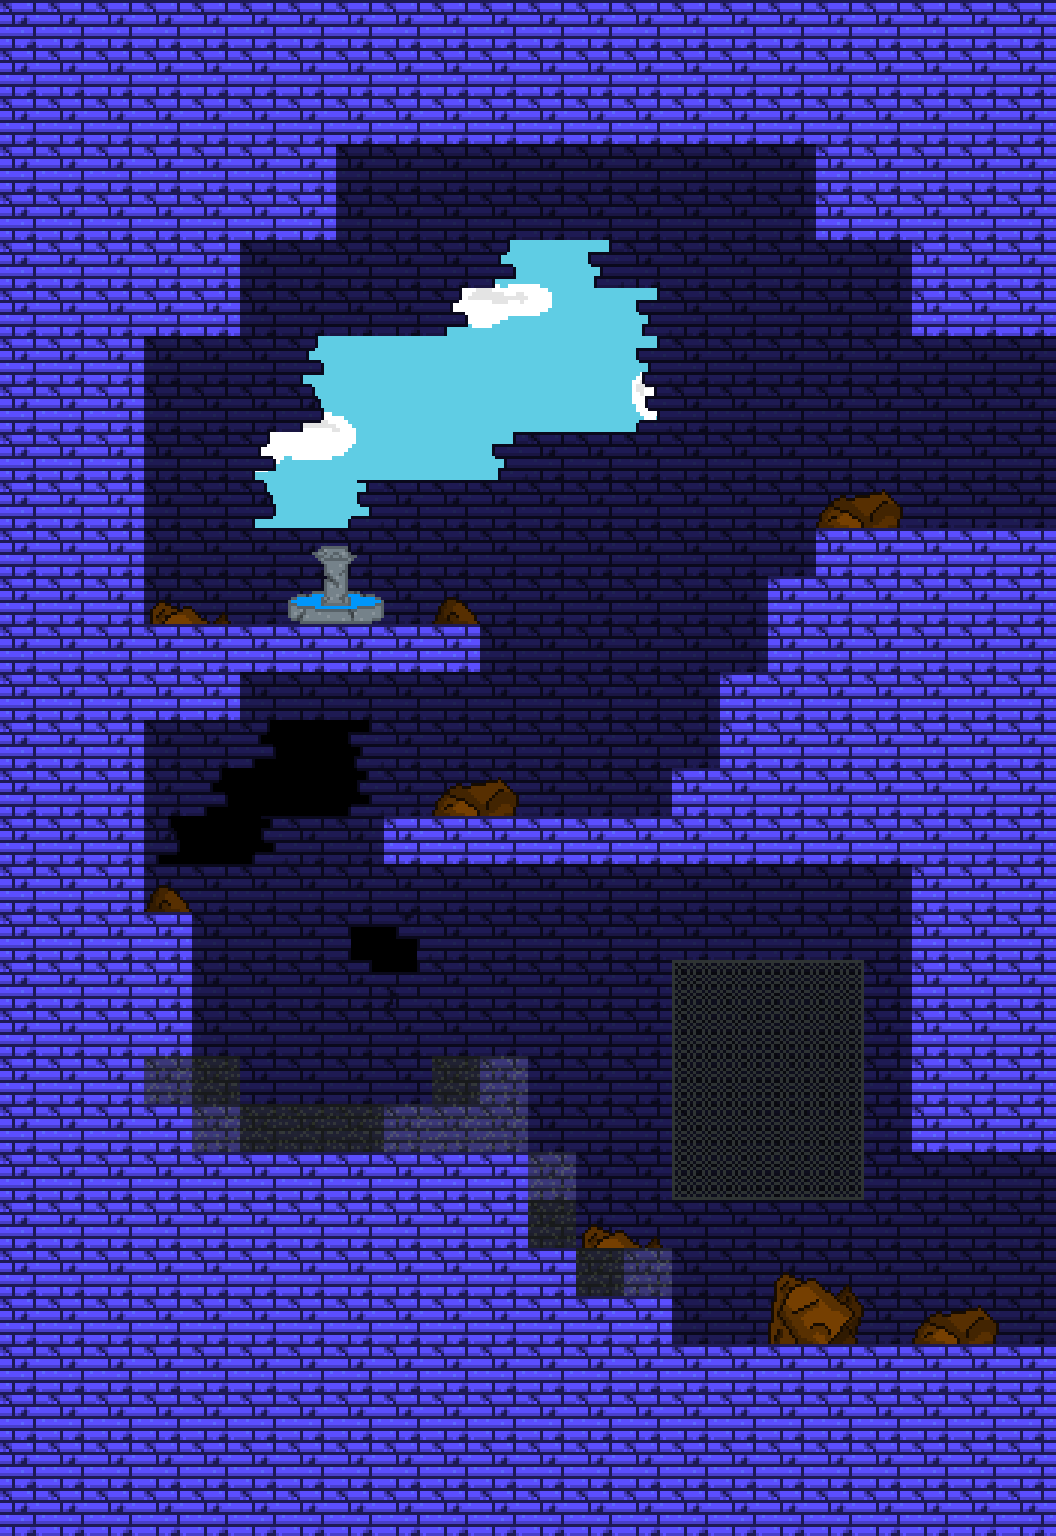

Below is a game level as drawn by its tile map, then a one-line description and the .tmx that defines it (tile-layer data replaced by summaries):
An orthogonal 22x32 tile map with 48x48 px tiles, 4 tile layers (back_tiles, back_second, front, front_second), 6 tilesets, 1 image layer and 34 objects (6x HazardGroundCrumble, 2x SpawnPoint, 2x Portal, HealthChargePickup, EnemyWaterBucket, ...).

<map version="1.11" tiledversion="1.11.0" orientation="orthogonal" renderorder="right-down" width="22" height="32" tilewidth="48" tileheight="48" infinite="0" nextlayerid="22" nextobjectid="325">
 <tileset firstgid="1" name="tileset01" tilewidth="48" tileheight="48" tilecount="176" columns="16">
  <image source="../tilesets/tileset01.png" width="768" height="528" />
 </tileset>
 <tileset firstgid="177" name="tileset02" tilewidth="48" tileheight="48" tilecount="121" columns="11">
  <image source="../tilesets/tileset02.png" width="528" height="528" />
 </tileset>
 <tileset firstgid="298" name="tileset03" tilewidth="48" tileheight="48" tilecount="306" columns="17">
  <image source="../tilesets/tileset03.png" width="816" height="864" />
 </tileset>
 <tileset firstgid="604" name="objects" tilewidth="48" tileheight="48" tilecount="64" columns="8">
  <image source="../tilesets/objects.png" width="384" height="384" />
 </tileset>
 <tileset firstgid="668" name="tileset04" tilewidth="48" tileheight="48" tilecount="240" columns="16">
  <image source="../tilesets/tileset04.png" width="768" height="720" />
 </tileset>
 <tileset firstgid="908" name="tileset05" tilewidth="48" tileheight="48" tilecount="35" columns="7">
  <image source="../tilesets/tileset05.png" width="336" height="240" />
 </tileset>
 <imagelayer id="17" name="Image Layer 1">
  <image source="../Backgrounds/ground_back.png" width="1024" height="576" />
  <properties>
   <property name="depth" type="int" value="3000" />
   <property name="parallax_x" type="float" value="1" />
   <property name="parallax_y" type="float" value="1" />
   <property name="repeat_y" type="bool" value="true" />
  </properties>
 </imagelayer>
 <layer id="11" name="back_tiles" width="22" height="32">
  <properties>
   <property name="depth" type="int" value="1050" />
   <property name="tileset" type="int" value="0" />
  </properties>
  <data>[704 cells, 644 non-empty, 10 distinct tile ids]</data>
 </layer>
 <layer id="21" name="back_second" width="22" height="32">
  <properties>
   <property name="depth" type="int" value="1000" />
   <property name="tileset" type="int" value="5" />
  </properties>
  <data>[704 cells, 39 non-empty, 15 distinct tile ids]</data>
 </layer>
 <layer id="12" name="front" width="22" height="32">
  <properties>
   <property name="depth" type="int" value="950" />
   <property name="tileset" type="int" value="0" />
  </properties>
  <data>[704 cells, 16 non-empty, 7 distinct tile ids]</data>
 </layer>
 <layer id="20" name="front_second" width="22" height="32">
  <properties>
   <property name="depth" type="int" value="900" />
   <property name="tileset" type="int" value="5" />
  </properties>
  <data>[704 cells, 0 non-empty, 0 distinct tile ids]</data>
 </layer>
 <objectgroup color="#ffaa00" id="16" name="spawnpoints">
  <object id="284" type="SpawnPoint" x="1008" y="1152" width="48" height="48">
   <properties>
    <property name="id" type="int" value="0" />
   </properties>
  </object>
  <object id="323" type="SpawnPoint" x="1008" y="336" width="48" height="48">
   <properties>
    <property name="id" type="int" value="1" />
   </properties>
  </object>
 </objectgroup>
 <objectgroup id="14" name="objects">
  <object id="292" type="HealthChargePickup" x="576" y="720" width="48" height="48">
   <properties>
    <property name="id" type="int" value="13" />
    <property name="lore" type="int" value="17" />
    <property name="text" value="These spikes did are not from this world..." />
   </properties>
  </object>
  <object id="303" type="EnemyWaterBucket" x="480" y="1008" width="48" height="48" />
  <object id="316" type="HazardSpikes" x="240" y="1056" width="192" height="48" />
  <object id="317" type="HazardGroundCrumble" x="480" y="624" width="48" height="48" />
  <object id="318" type="HazardGroundCrumble" x="528" y="624" width="48" height="48" />
  <object id="319" type="HazardGroundCrumble" x="576" y="624" width="48" height="48" />
  <object id="320" type="HazardGroundCrumble" x="624" y="624" width="48" height="48" />
  <object id="321" type="HazardGroundCrumble" x="672" y="624" width="48" height="48" />
  <object id="322" type="HazardGroundCrumble" x="720" y="624" width="48" height="48" />
 </objectgroup>
 <objectgroup color="#0000ff" id="13" name="walls">
  <properties>
   <property name="isWallLayer" type="bool" value="true" />
  </properties>
  <object id="265" x="912" y="528" width="144" height="624" />
  <object id="275" x="144" y="1248" width="528" height="96" />
  <object id="302" x="144" y="1152" width="432" height="96" />
  <object id="290" x="432" y="1056" width="96" height="96" />
  <object id="306" x="144" y="1104" width="288" height="48" />
  <object id="307" x="144" y="1056" width="96" height="48" />
  <object id="308" x="144" y="912" width="48" height="144" />
  <object id="309" x="384" y="816" width="528" height="48" />
  <object id="310" x="672" y="768" width="240" height="48" />
  <object id="311" x="720" y="672" width="192" height="96" />
  <object id="278" x="0" y="1344" width="1056" height="192" />
  <object id="190" x="0" y="0" width="144" height="1344" />
  <object id="215" x="912" y="0" width="144" height="336" />
  <object id="289" x="144" y="0" width="96" height="336" />
  <object id="218" x="240" y="0" width="672" height="144" />
  <object id="315" x="816" y="144" width="96" height="96" />
  <object id="299" x="768" y="576" width="144" height="96" />
  <object id="312" x="816" y="528" width="96" height="48" />
  <object id="313" x="144" y="624" width="96" height="96" />
  <object id="314" x="240" y="624" width="240" height="48" />
  <object id="301" x="240" y="144" width="96" height="96" />
 </objectgroup>
 <objectgroup color="#00ff00" id="15" name="doors">
  <object id="285" type="Portal" x="1104" y="1152" width="48" height="192">
   <properties>
    <property name="horizontal" type="bool" value="false" />
    <property name="id_point" type="int" value="3" />
    <property name="id_room" type="int" value="67" />
   </properties>
  </object>
  <object id="324" type="Portal" x="1104" y="336" width="48" height="192">
   <properties>
    <property name="horizontal" type="bool" value="false" />
    <property name="id_point" type="int" value="5" />
    <property name="id_room" type="int" value="67" />
   </properties>
  </object>
 </objectgroup>
</map>
